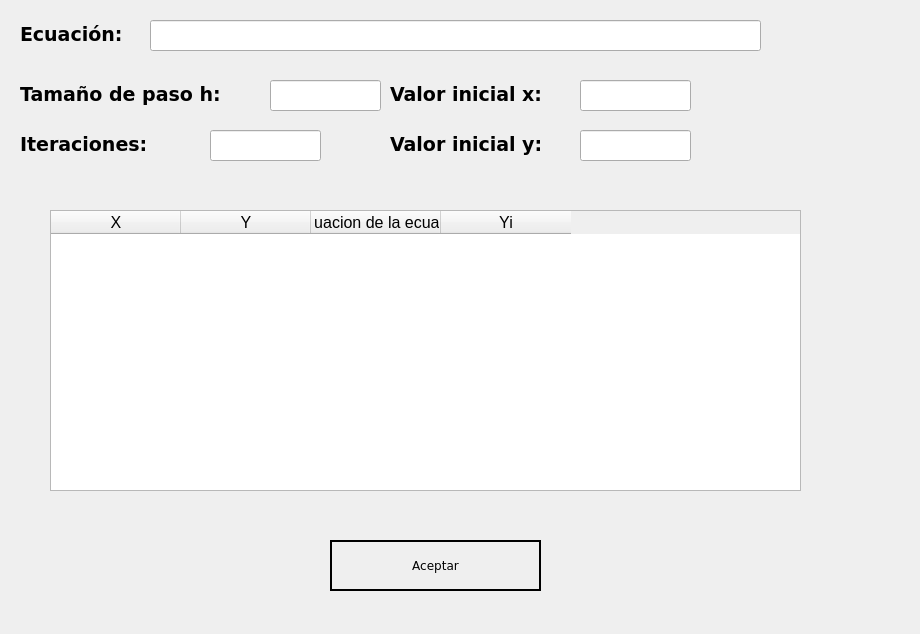
<?xml version="1.0" encoding="UTF-8"?>
<ui version="4.0">
 <class>Dialog</class>
 <widget class="QDialog" name="Dialog">
  <property name="geometry">
   <rect>
    <x>0</x>
    <y>0</y>
    <width>920</width>
    <height>634</height>
   </rect>
  </property>
  <property name="windowTitle">
   <string>Dialog</string>
  </property>
  <widget class="QLineEdit" name="valorH">
   <property name="geometry">
    <rect>
     <x>270</x>
     <y>80</y>
     <width>111</width>
     <height>31</height>
    </rect>
   </property>
   <property name="font">
    <font>
     <pointsize>16</pointsize>
    </font>
   </property>
   <property name="text">
    <string/>
   </property>
  </widget>
  <widget class="QLineEdit" name="ecuacion">
   <property name="geometry">
    <rect>
     <x>150</x>
     <y>20</y>
     <width>611</width>
     <height>31</height>
    </rect>
   </property>
   <property name="font">
    <font>
     <pointsize>12</pointsize>
    </font>
   </property>
   <property name="text">
    <string/>
   </property>
  </widget>
  <widget class="QLabel" name="label_8">
   <property name="geometry">
    <rect>
     <x>390</x>
     <y>80</y>
     <width>191</width>
     <height>28</height>
    </rect>
   </property>
   <property name="font">
    <font>
     <family>Verdana</family>
     <pointsize>14</pointsize>
     <weight>75</weight>
     <bold>true</bold>
    </font>
   </property>
   <property name="text">
    <string>Valor inicial x:</string>
   </property>
  </widget>
  <widget class="QLabel" name="label_11">
   <property name="geometry">
    <rect>
     <x>390</x>
     <y>130</y>
     <width>191</width>
     <height>28</height>
    </rect>
   </property>
   <property name="font">
    <font>
     <family>Verdana</family>
     <pointsize>14</pointsize>
     <weight>75</weight>
     <bold>true</bold>
    </font>
   </property>
   <property name="text">
    <string>Valor inicial y:</string>
   </property>
  </widget>
  <widget class="QLineEdit" name="valorY">
   <property name="geometry">
    <rect>
     <x>580</x>
     <y>130</y>
     <width>111</width>
     <height>31</height>
    </rect>
   </property>
   <property name="font">
    <font>
     <pointsize>16</pointsize>
    </font>
   </property>
   <property name="text">
    <string/>
   </property>
  </widget>
  <widget class="QLabel" name="label_10">
   <property name="geometry">
    <rect>
     <x>20</x>
     <y>130</y>
     <width>191</width>
     <height>28</height>
    </rect>
   </property>
   <property name="font">
    <font>
     <family>Verdana</family>
     <pointsize>14</pointsize>
     <weight>75</weight>
     <bold>true</bold>
    </font>
   </property>
   <property name="text">
    <string>Iteraciones:</string>
   </property>
  </widget>
  <widget class="QLineEdit" name="valorI">
   <property name="geometry">
    <rect>
     <x>210</x>
     <y>130</y>
     <width>111</width>
     <height>31</height>
    </rect>
   </property>
   <property name="font">
    <font>
     <pointsize>16</pointsize>
    </font>
   </property>
   <property name="text">
    <string/>
   </property>
  </widget>
  <widget class="QLabel" name="label_7">
   <property name="geometry">
    <rect>
     <x>20</x>
     <y>80</y>
     <width>261</width>
     <height>28</height>
    </rect>
   </property>
   <property name="font">
    <font>
     <family>Verdana</family>
     <pointsize>14</pointsize>
     <weight>75</weight>
     <bold>true</bold>
    </font>
   </property>
   <property name="text">
    <string>Tamaño de paso h:</string>
   </property>
  </widget>
  <widget class="QLabel" name="label_6">
   <property name="geometry">
    <rect>
     <x>20</x>
     <y>20</y>
     <width>161</width>
     <height>28</height>
    </rect>
   </property>
   <property name="font">
    <font>
     <family>Verdana</family>
     <pointsize>14</pointsize>
     <weight>75</weight>
     <bold>true</bold>
    </font>
   </property>
   <property name="text">
    <string>Ecuación:</string>
   </property>
  </widget>
  <widget class="QLineEdit" name="valorA1">
   <property name="geometry">
    <rect>
     <x>580</x>
     <y>80</y>
     <width>111</width>
     <height>31</height>
    </rect>
   </property>
   <property name="font">
    <font>
     <pointsize>16</pointsize>
    </font>
   </property>
   <property name="text">
    <string/>
   </property>
  </widget>
  <widget class="QTableWidget" name="mitabla">
   <property name="geometry">
    <rect>
     <x>50</x>
     <y>210</y>
     <width>751</width>
     <height>281</height>
    </rect>
   </property>
   <property name="font">
    <font>
     <pointsize>12</pointsize>
    </font>
   </property>
   <attribute name="horizontalHeaderDefaultSectionSize">
    <number>130</number>
   </attribute>
   <column>
    <property name="text">
     <string>X</string>
    </property>
   </column>
   <column>
    <property name="text">
     <string>Y</string>
    </property>
   </column>
   <column>
    <property name="text">
     <string>Evaluacion de la ecuacion</string>
    </property>
   </column>
   <column>
    <property name="text">
     <string>Yi</string>
    </property>
   </column>
  </widget>
  <widget class="QPushButton" name="btnaceptar">
   <property name="geometry">
    <rect>
     <x>330</x>
     <y>540</y>
     <width>211</width>
     <height>51</height>
    </rect>
   </property>
   <property name="font">
    <font>
     <family>Verdana</family>
     <underline>false</underline>
     <strikeout>false</strikeout>
    </font>
   </property>
   <property name="styleSheet">
    <string notr="true">QPushButton{
  width: 200px;
  padding: 8px;
  color: black;
  border: 2px solid black;
  text-align: center;
  outline: none;
  text-decoration: none;
}
QPushButton:hover{
 background-color: #fff;
  color: #000;

}</string>
   </property>
   <property name="text">
    <string>Aceptar</string>
   </property>
  </widget>
 </widget>
 <resources/>
 <connections/>
</ui>
